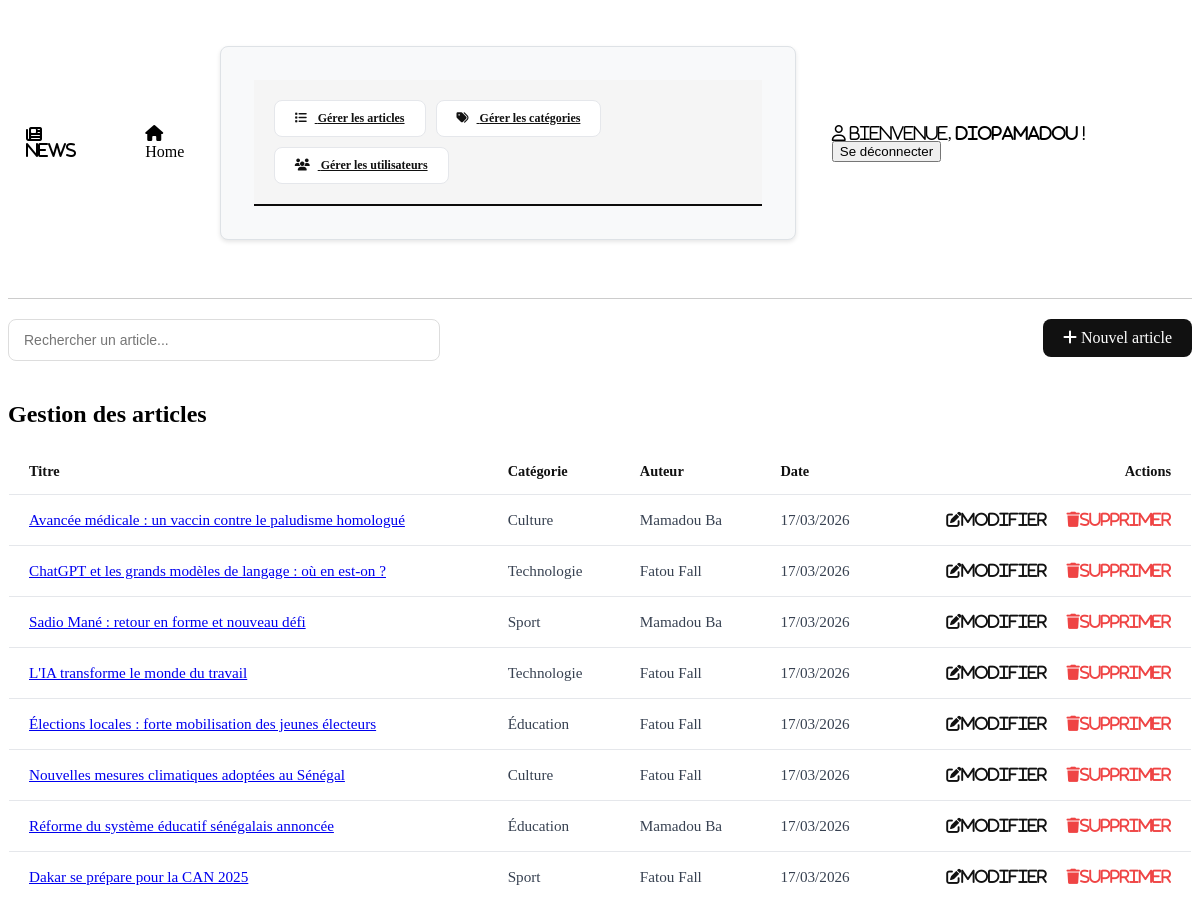
The page /articles/liste.php (signed in) on the database as committed earlier.
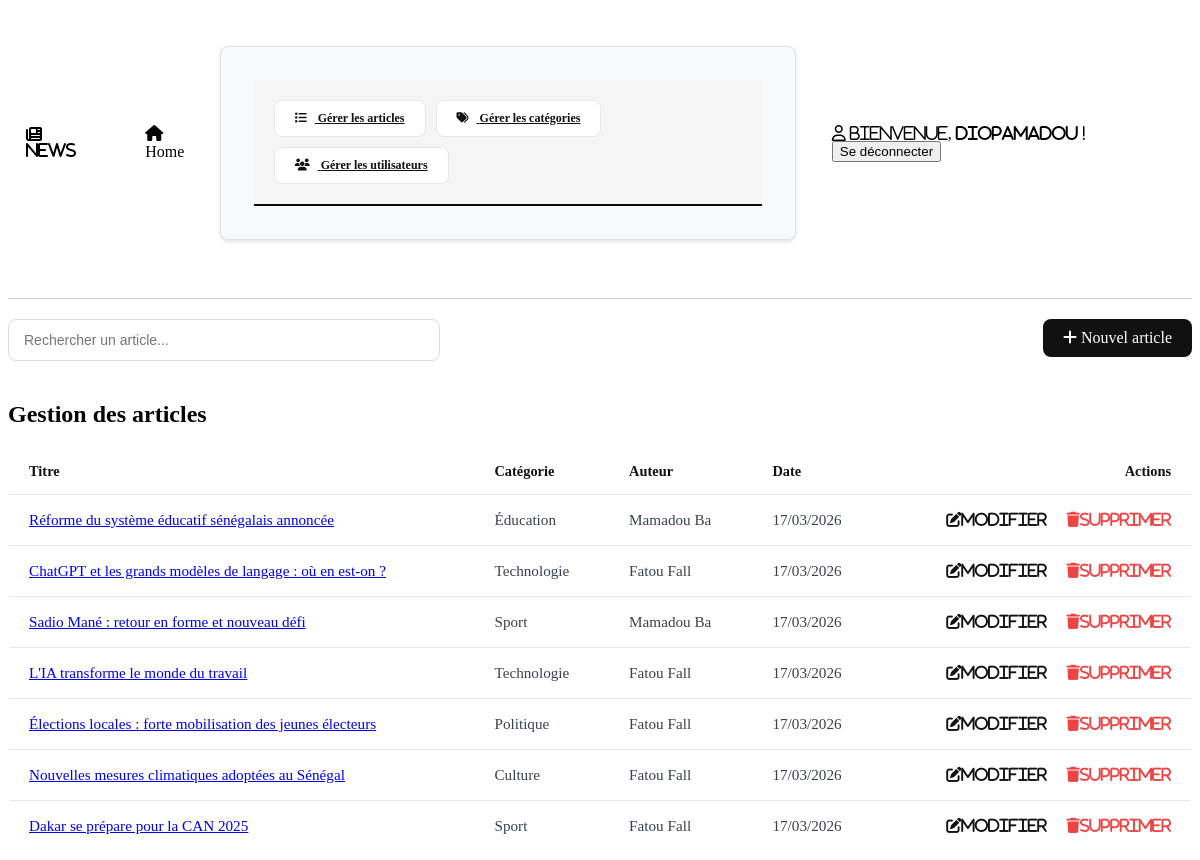
The same page on the database as committed later.
### tables this page shows
CREATE TABLE IF NOT EXISTS articles (
    id                 INT AUTO_INCREMENT PRIMARY KEY,
    titre              VARCHAR(255) NOT NULL,
    description_courte TEXT NOT NULL,
    contenu            TEXT NOT NULL,
    categorie_id       INT NOT NULL,
    editeur_id         INT NOT NULL,
    image_url          VARCHAR(255),
    date_publication   DATETIME DEFAULT CURRENT_TIMESTAMP,

    FOREIGN KEY (categorie_id) REFERENCES categories(id) ON DELETE CASCADE,
    FOREIGN KEY (editeur_id)   REFERENCES utilisateurs(id) ON DELETE CASCADE
);

CREATE TABLE IF NOT EXISTS categories (
    id          INT AUTO_INCREMENT PRIMARY KEY,
    nom         VARCHAR(100) NOT NULL UNIQUE,
    description TEXT
);

### articles/liste.php (the view, shortened to what this page needs)
<?php
require_once '../db.php';
require_once '../entete.php';
require_once '../menu.php';
$articles = $db->query("
    SELECT a.id, a.titre, a.date_publication,
           c.nom AS categorie,
           CONCAT(u.prenom, ' ', u.nom) AS auteur
    FROM articles a
    JOIN categories c ON a.categorie_id = c.id
    JOIN utilisateurs u ON a.editeur_id = u.id
    ORDER BY a.date_publication DESC
")->fetchAll(PDO::FETCH_ASSOC);
?>
<input type="text" id="searchInput" placeholder="Rechercher un article..." class="search-input">
<a href="ajouter.php" class="btn-new">
    <i class="fa-solid fa-plus"></i> Nouvel article
</a>
<h2>Gestion des articles</h2>
<table>
    <thead>
        <tr>
            <th>Titre</th>
            <th>Catégorie</th>
            <th>Auteur</th>
            <th>Date</th>
            <th>Actions</th>
        </tr>
    </thead>
    <tbody>
        <?php foreach ($articles as $a) : ?>
        <tr>
            <td>
                <a href="detail.php?id=<?= (int)$a['id'] ?>"><?= htmlspecialchars($a['titre']) ?></a>
            </td>
            <td><?= htmlspecialchars($a['categorie']) ?></td>
            <td><?= htmlspecialchars($a['auteur']) ?></td>
            <td><?= date('d/m/Y', strtotime($a['date_publication'])) ?></td>
            <td>
                <a href="modifier.php?id=<?= (int)$a['id'] ?>" class="btn-edit">
                    <i class="fa-solid fa-pen-to-square">Modifier</i>
                </a>
                <a href="supprimer.php?id=<?= (int)$a['id'] ?>" class="btn-delete" onclick="return confirm('Êtes-vous sûr de vouloir supprimer cet article ?');">
                    <i class="fa-solid fa-trash">Supprimer</i>
                </a>
            </td>
        </tr>
        <?php endforeach; ?>
    </tbody>
</table>
</body>
</html>

### entete.php (shortened to what this page needs)
<?php
$basePath = '/projet_php';
?>
<!DOCTYPE html>
<html lang="fr">
<head>
    <link rel="stylesheet" href="<?php echo $basePath; ?>/style.css">
</head>
<body>
        <header>
            <div><i class="fa-solid fa-newspaper"> News </i></div>
            <div class="menu-container">
                <?php include dirname(__FILE__) . '/menu.php'; ?>
            </div>
            <div><i class="fa-regular fa-user">
            <?php if (isset($_SESSION['user']['login'])) : ?> <span> Bienvenue, <strong> <?= htmlspecialchars($_SESSION['user']['login']) ?> </strong> ! </span> <button><a class="nav-link" href="<?php echo $basePath; ?>/deconnexion.php"> Se déconnecter </a></button> <?php
            else : ?> <button><a class="nav-link" href="<?php echo $basePath; ?>/connexion.php"> Se connecter </a></button> <?php endif; ?>
            </i></div>
        </header>
        <hr>

### menu.php (shortened to what this page needs)
<nav>
    <div><i class="fa-solid fa-house"></i> <a href="/projet_php/accueil.php" class="nav-link">Home</a></div>
    <?php if (isset($_SESSION['user']) && $_SESSION['user']['role'] === 'editeur') : ?>
        <div class="admin-menu">
            <div class="admin-links">
                <a href="/projet_php/articles/liste.php" class="admin-link">
                    <i class="fa-solid fa-list"></i> Gérer les articles
                </a>
                <a href="/projet_php/categories/liste.php" class="admin-link">
                    <i class="fa-solid fa-tags"></i> Gérer les catégories
                </a>
            </div>
        </div>
    <?php elseif (isset($_SESSION['user']) && $_SESSION['user']['role'] === 'administrateur') : ?>
        <div class="admin-menu">
            <div class="admin-links">
                <a href="/projet_php/articles/liste.php" class="admin-link">
                    <i class="fa-solid fa-list"></i> Gérer les articles
                </a>
                <a href="/projet_php/categories/liste.php" class="admin-link">
                    <i class="fa-solid fa-tags"></i> Gérer les catégories
                </a>
                <a href="/projet_php/utilisateurs/liste.php" class="admin-link">
                    <i class="fa-solid fa-users"></i> Gérer les utilisateurs
                </a>
            </div>
        </div>
    <?php endif; ?>
</nav>

### style.css (style rules this page uses)
nav, section, footer, header, .menu-container { display: flex; justify-content: space-between; align-items: center; }
nav div, th, header div { margin: 18px; }
hr { border: none; border-top: 1px solid #ccc; margin: 20px 0; }
table { display: table; width: 100%; border-collapse: collapse; background-color: #fff; border: 1px solid #e5e7eb; border-radius: 8px; overflow: hidden; margin-top: 20px; }
table th { display: table-cell; padding: 14px 20px; text-align: left; font-weight: 600; font-size: 0.9rem; color: #111; border-bottom: 1px solid #e5e7eb; background-color: #fff; }
table td { display: table-cell; padding: 16px 20px; text-align: left; font-size: 0.95rem; color: #374151; border-bottom: 1px solid #e5e7eb; }
table tr:last-child td { border-bottom: none; }
table th:last-child, table td:last-child { text-align: right; }
.btn-edit { color: #111; text-decoration: none; font-weight: 300; margin-right: 16px; }
.btn-delete, .btn-cancel { color: #ef4444; text-decoration: none; font-weight: 300; }
.btn-new { background-color: #111; color: #fff; padding: 10px 20px; border-radius: 8px; text-decoration: none; font-weight: 500; margin-bottom: 16px; float: right; }
.nav-link { text-decoration: none; color: inherit; transition: color 0.3s ease; }
.admin-menu { background-color: #f8f9fa; border: 1px solid #dee2e6; border-radius: 8px; padding: 15px; margin: 20px 0; box-shadow: 0 2px 4px rgba(0, 0, 0, 0.1); }
.themes-filters, .admin-links { display: flex; gap: 10px; padding: 20px; background-color: #f5f5f5; border-bottom: 2px solid #0c0b0b; flex-wrap: wrap; }
.theme-btn, .admin-link { padding: 10px 20px; border: 1px solid #e5e7eb; background-color: white; color: #111; cursor: pointer; border-radius: 8px; font-size: 12px; font-weight: 600; transition: all 0.3s ease; }
.admin-link i { margin-right: 8px; }
.search-input { width: 100%; max-width: 400px; padding: 12px 15px; border: 1px solid #ddd; border-radius: 8px; font-size: 14px; margin-bottom: 20px; transition: all 0.3s ease; }

Rows that differ between the two databases and show on the page:
no longer on this page (row edited): articles: titre "Avancée médicale : un vaccin contre le paludisme homologué", categorie.nom "Culture", auteur "Mamadou Ba", date_publication "17/03/2026"
shown differently, row unchanged: articles "Réforme du système éducatif sénégalais annoncée": moves up the list
changed articles "Élections locales : forte mobilisation des jeunes électeurs": categorie.nom "Éducation" → "Politique"
